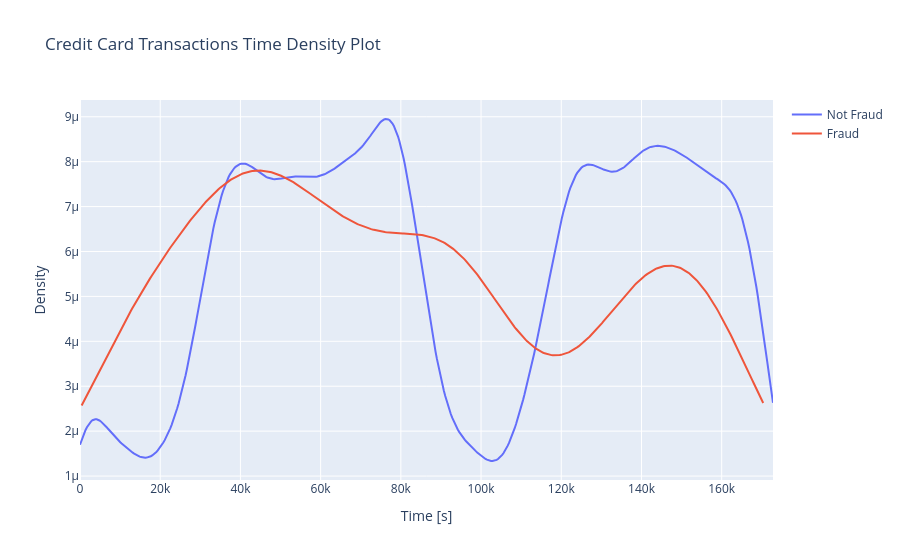

The cell this chart's notebook holds for it:
### Markdown cell above
## Transaction in time

### Code cell
import plotly.graph_objects as go
from scipy.stats import gaussian_kde

class_0 = data_df[data_df['Class'] == 0]['Time']
class_1 = data_df[data_df['Class'] == 1]['Time']

fig = go.Figure()
for time_values, label, color in [
    (class_0, 'Not Fraud', '#636EFA'),
    (class_1, 'Fraud', '#EF553B'),
]:
    x = np.linspace(time_values.min(), time_values.max(), 500)
    y = gaussian_kde(time_values)(x)
    fig.add_trace(go.Scatter(x=x, y=y, mode='lines', name=label,
                             line=dict(color=color, width=2)))

fig.update_layout(
    title='Credit Card Transactions Time Density Plot',
    xaxis_title='Time [s]',
    yaxis_title='Density',
    hovermode='x unified',
)
fig.show()

### Figure 1 — Plotly figure (JSON) as saved in the notebook; plotly's stock layout.template omitted (floating-point values rounded to 4 significant figures; data arrays with more than 128 entries replaced by an {"elided": "..."} marker saying what was removed)
{"data": [{"line": {"color": "#636EFA", "width": 2}, "mode": "lines", "name": "Not Fraud", "type": "scatter", "x": {"elided": "500 float values"}, "y": {"elided": "500 float values"}}, {"line": {"color": "#EF553B", "width": 2}, "mode": "lines", "name": "Fraud", "type": "scatter", "x": {"elided": "500 float values"}, "y": {"elided": "500 float values"}}], "layout": {"hovermode": "x unified", "title": {"text": "Credit Card Transactions Time Density Plot"}, "xaxis": {"title": {"text": "Time [s]"}}, "yaxis": {"title": {"text": "Density"}}}}
